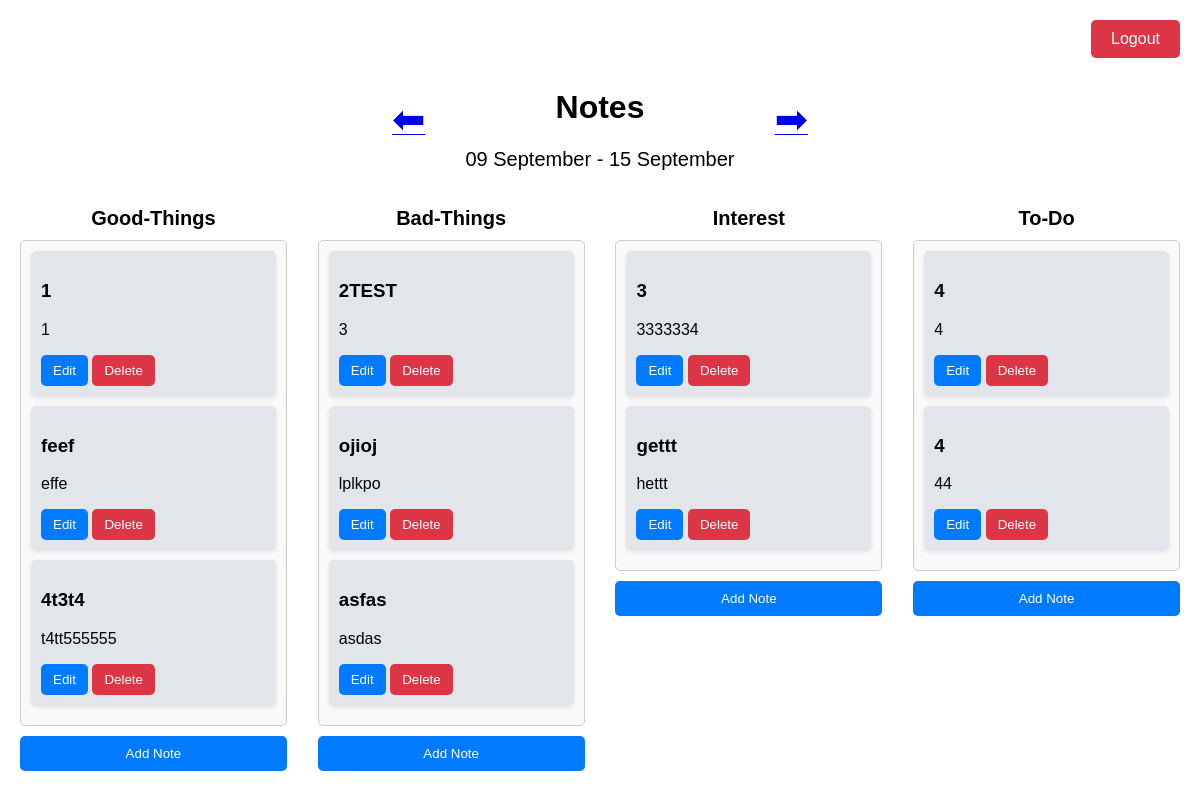
/notes/ (signed in), run on the app's committed database.
### app/models.py (models this page shows, shortened)
class Category(models.Model):
    name = models.CharField(max_length=255, unique=True)

class Note(models.Model):
    user = models.ForeignKey(User, on_delete=models.CASCADE)
    title = models.CharField(max_length=255)
    content = models.TextField()
    created_at = models.DateTimeField(auto_now_add=True)
    category = models.ForeignKey(Category, on_delete=models.SET_NULL, null=True, blank=True)

### app/views.py (the view)
# urls.py: path('notes/', NotesView.as_view(), name='notes'),
class NotesView(LoginRequiredMixin, FormView):
    template_name = 'notes.html'
    form_class = NoteForm
    success_url = reverse_lazy('notes')
    def get_context_data(self, **kwargs):
        context = super().get_context_data(**kwargs)
        week_offset = int(self.request.GET.get('week', 0))
        today = now().date()
        start_of_week = today - timedelta(days=today.weekday()) + timedelta(weeks=week_offset)
        end_of_week = start_of_week + timedelta(days=6)
        notes = Note.objects.filter(
            user=self.request.user,
            created_at__date__gte=start_of_week,
            created_at__date__lte=end_of_week
        )
        categories = Category.objects.all()
        notes_by_category = {}
        for category in categories:
            notes_by_category[category.name] = notes.filter(category=category)
        context['categories'] = categories
        context['notes_by_category'] = notes_by_category
        context['start_of_week'] = start_of_week
        context['end_of_week'] = end_of_week
        context['week_offset'] = week_offset
        return context

### app/templates/notes.html (shortened to what this page needs)
<!DOCTYPE html>
<html lang="en">
<head>
    {% load static %}
    <link rel="stylesheet" href="{% static 'notes.css' %}">
</head>
<body>
    <div class="logout-container">
        <button class="logout-button" onclick="window.location.href='{% url 'logout' %}'">Logout</button>
    </div>
    <div class="header">
        <div class="week-arrows">
            <a href="?week={{ week_offset|add:-1 }}">
                <span class="arrow" id="prev-week">⬅</span>
            </a>
        </div>
        <div class="date-container">
            <h1>Notes</h1>
            <div class="date" id="current-week">
                {{ start_of_week|date:"d F" }} - {{ end_of_week|date:"d F" }}
            </div>
        </div>
        <div class="week-arrows">
            <a href="?week={{ week_offset|add:1 }}">
                <span class="arrow" id="next-week">➡</span>
            </a>
        </div>
    </div>
    <div class="notes-container">
        {% for category, notes in notes_by_category.items %}
            <div class="notes-category">
                <h2>{{ category|title }}</h2>
                <div class="note-row" id="{{ category }}">
                    {% for note in notes %}
                        <div class="note">
                            <h3>{{ note.title }}</h3>
                            <p>{{ note.content }}</p>
                            <button class="edit-note" onclick="openEditModal({{ note.id }}, '{{ note.title }}', '{{ note.content }}')">Edit</button>
                            <button class="delete-note" onclick="openDeleteModal({{ note.id }}, '{{ note.title }}')">Delete</button>
                        </div>
                    {% empty %}
                        <p>No notes in this category yet.</p>
                    {% endfor %}
                </div>
                <button class="add-note" data-category="{{ category }}">Add Note</button>
            </div>
        {% endfor %}
    </div>
</body>
</html>

### app/static/notes.css (style rules this page uses)
body { font-family: Arial, sans-serif; margin: 20px; }
.logout-container { display: flex; justify-content: flex-end; margin-bottom: 10px; }
.logout-button { background-color: #dc3545; color: white; border: none; padding: 10px 20px; cursor: pointer; font-size: 16px; border-radius: 5px; transition: background-color 0.3s; }
.header { display: flex; justify-content: center; align-items: center; margin-bottom: 20px; text-align: center; position: relative; }
.date-container { display: flex; flex-direction: column; align-items: center; }
.week-arrows { display: flex; justify-content: center; align-items: center; margin: 0 20px; }
.arrow { font-size: 40px; cursor: pointer; padding: 0 20px; }
.date { font-size: 20px; text-align: center; }
.notes-container { display: flex; justify-content: space-between; gap: 20px; }
.notes-category { width: 23%; }
.notes-category h2 { font-size: 20px; text-align: center; margin-bottom: 10px; }
.note-row { border: 1px solid #ccc; padding: 10px; min-height: 150px; background-color: #f9f9f9; margin-bottom: 10px; display: flex; flex-direction: column; justify-content: space-between; border-radius: 5px; }
.note { margin-bottom: 10px; background-color: #e2e6ea; padding: 10px; border-radius: 5px; box-shadow: 0 2px 4px rgba(0, 0, 0, 0.1); }
.edit-note, .delete-note { background-color: #007bff; color: white; border: none; padding: 8px 12px; cursor: pointer; border-radius: 5px; transition: background-color 0.3s, transform 0.2s; }
.delete-note { background-color: #dc3545; }
.add-note { background-color: #007bff; color: white; border: none; padding: 10px; cursor: pointer; width: 100%; margin-top: auto; text-align: center; border-radius: 5px; transition: background-color 0.3s; }

### data on the page
Category: notes_by_category "Good-Things"
Note: title "1", content "1"
Note: title "feef", content "effe"
Note: title "4t3t4", content "t4tt555555"
Category: notes_by_category "Bad-Things"
Note: title "2TEST", content "3"
Note: title "ojioj", content "lplkpo"
Note: title "asfas", content "asdas"
Category: notes_by_category "Interest"
Note: title "3", content "3333334"
Note: title "gettt", content "hettt"
Category: notes_by_category "To-Do"
Note: title "4", content "4"
Note: title "4", content "44"

### other printed values
{{ start_of_week|date:"d F" }} "09 September"
{{ end_of_week|date:"d F" }} "15 September"
